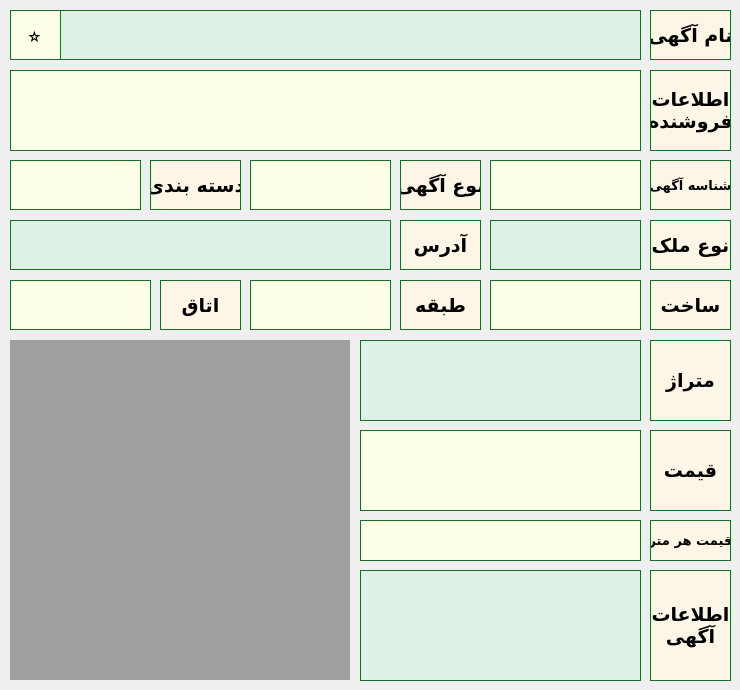
    <widget class="QWidget" name="page_detail_ad">
     <widget class="QLabel" name="label_41">
      <property name="geometry">
       <rect>
        <x>650</x>
        <y>10</y>
        <width>81</width>
        <height>50</height>
       </rect>
      </property>
      <property name="font">
       <font>
        <family>B Nazanin</family>
        <pointsize>14</pointsize>
        <weight>75</weight>
        <bold>true</bold>
       </font>
      </property>
      <property name="layoutDirection">
       <enum>Qt::RightToLeft</enum>
      </property>
      <property name="styleSheet">
       <string notr="true">background-color: #FDF5E6; 
border: 1px solid #1C6B2B;</string>
      </property>
      <property name="text">
       <string>نام آگهی</string>
      </property>
      <property name="alignment">
       <set>Qt::AlignCenter</set>
      </property>
     </widget>
     <widget class="QLabel" name="label_43">
      <property name="geometry">
       <rect>
        <x>400</x>
        <y>160</y>
        <width>81</width>
        <height>50</height>
       </rect>
      </property>
      <property name="font">
       <font>
        <family>B Nazanin</family>
        <pointsize>14</pointsize>
        <weight>75</weight>
        <bold>true</bold>
       </font>
      </property>
      <property name="layoutDirection">
       <enum>Qt::RightToLeft</enum>
      </property>
      <property name="styleSheet">
       <string notr="true">background-color: #FDF5E6; 
border: 1px solid #1C6B2B;</string>
      </property>
      <property name="text">
       <string>نوع آگهی</string>
      </property>
      <property name="alignment">
       <set>Qt::AlignCenter</set>
      </property>
     </widget>
     <widget class="QLabel" name="label_44">
      <property name="geometry">
       <rect>
        <x>150</x>
        <y>160</y>
        <width>91</width>
        <height>50</height>
       </rect>
      </property>
      <property name="font">
       <font>
        <family>B Nazanin</family>
        <pointsize>14</pointsize>
        <weight>75</weight>
        <bold>true</bold>
       </font>
      </property>
      <property name="layoutDirection">
       <enum>Qt::RightToLeft</enum>
      </property>
      <property name="styleSheet">
       <string notr="true">background-color: #FDF5E6; 
border: 1px solid #1C6B2B;</string>
      </property>
      <property name="text">
       <string>دسته بندی</string>
      </property>
      <property name="alignment">
       <set>Qt::AlignCenter</set>
      </property>
     </widget>
     <widget class="QLabel" name="label_45">
      <property name="geometry">
       <rect>
        <x>650</x>
        <y>220</y>
        <width>81</width>
        <height>50</height>
       </rect>
      </property>
      <property name="font">
       <font>
        <family>B Nazanin</family>
        <pointsize>14</pointsize>
        <weight>75</weight>
        <bold>true</bold>
       </font>
      </property>
      <property name="layoutDirection">
       <enum>Qt::RightToLeft</enum>
      </property>
      <property name="styleSheet">
       <string notr="true">background-color: #FDF5E6; 
border: 1px solid #1C6B2B;</string>
      </property>
      <property name="text">
       <string>نوع ملک</string>
      </property>
      <property name="alignment">
       <set>Qt::AlignCenter</set>
      </property>
     </widget>
     <widget class="QLabel" name="label_53">
      <property name="geometry">
       <rect>
        <x>10</x>
        <y>10</y>
        <width>51</width>
        <height>50</height>
       </rect>
      </property>
      <property name="font">
       <font>
        <family>B Nazanin</family>
        <pointsize>14</pointsize>
        <weight>75</weight>
        <bold>true</bold>
       </font>
      </property>
      <property name="styleSheet">
       <string notr="true">background-color: #FDFFE6; 
border: 1px solid #1C6B2B;</string>
      </property>
      <property name="text">
       <string/>
      </property>
      <property name="alignment">
       <set>Qt::AlignLeading|Qt::AlignLeft|Qt::AlignVCenter</set>
      </property>
     </widget>
     <widget class="QLabel" name="label_ad_type">
      <property name="geometry">
       <rect>
        <x>250</x>
        <y>160</y>
        <width>141</width>
        <height>50</height>
       </rect>
      </property>
      <property name="font">
       <font>
        <family>B Nazanin</family>
        <pointsize>14</pointsize>
        <weight>75</weight>
        <bold>true</bold>
       </font>
      </property>
      <property name="styleSheet">
       <string notr="true">background-color: #FDFFE6; 
border: 1px solid #1C6B2B;</string>
      </property>
      <property name="text">
       <string/>
      </property>
      <property name="alignment">
       <set>Qt::AlignCenter</set>
      </property>
     </widget>
     <widget class="QLabel" name="label_ad_category">
      <property name="geometry">
       <rect>
        <x>10</x>
        <y>160</y>
        <width>131</width>
        <height>50</height>
       </rect>
      </property>
      <property name="font">
       <font>
        <family>B Nazanin</family>
        <pointsize>14</pointsize>
        <weight>75</weight>
        <bold>true</bold>
       </font>
      </property>
      <property name="styleSheet">
       <string notr="true">background-color: #FDFFE6; 
border: 1px solid #1C6B2B;</string>
      </property>
      <property name="text">
       <string/>
      </property>
      <property name="alignment">
       <set>Qt::AlignCenter</set>
      </property>
     </widget>
     <widget class="QLabel" name="label_ad_property_type">
      <property name="geometry">
       <rect>
        <x>490</x>
        <y>220</y>
        <width>151</width>
        <height>50</height>
       </rect>
      </property>
      <property name="font">
       <font>
        <family>B Nazanin</family>
        <pointsize>14</pointsize>
        <weight>75</weight>
        <bold>true</bold>
       </font>
      </property>
      <property name="styleSheet">
       <string notr="true">background-color: #DEF1E6; 
border: 1px solid #1C6B2B;</string>
      </property>
      <property name="text">
       <string/>
      </property>
      <property name="alignment">
       <set>Qt::AlignCenter</set>
      </property>
     </widget>
     <widget class="QLabel" name="label_ad_address">
      <property name="geometry">
       <rect>
        <x>10</x>
        <y>220</y>
        <width>381</width>
        <height>50</height>
       </rect>
      </property>
      <property name="font">
       <font>
        <family>B Nazanin</family>
        <pointsize>14</pointsize>
        <weight>75</weight>
        <bold>true</bold>
       </font>
      </property>
      <property name="styleSheet">
       <string notr="true">background-color: #DEF1E6; 
border: 1px solid #1C6B2B;</string>
      </property>
      <property name="text">
       <string/>
      </property>
      <property name="alignment">
       <set>Qt::AlignLeading|Qt::AlignLeft|Qt::AlignVCenter</set>
      </property>
     </widget>
     <widget class="QLabel" name="label_58">
      <property name="geometry">
       <rect>
        <x>400</x>
        <y>220</y>
        <width>81</width>
        <height>50</height>
       </rect>
      </property>
      <property name="font">
       <font>
        <family>B Nazanin</family>
        <pointsize>14</pointsize>
        <weight>75</weight>
        <bold>true</bold>
       </font>
      </property>
      <property name="layoutDirection">
       <enum>Qt::RightToLeft</enum>
      </property>
      <property name="styleSheet">
       <string notr="true">background-color: #FDF5E6; 
border: 1px solid #1C6B2B;</string>
      </property>
      <property name="text">
       <string>آدرس</string>
      </property>
      <property name="alignment">
       <set>Qt::AlignCenter</set>
      </property>
     </widget>
     <widget class="QLabel" name="label_59">
      <property name="geometry">
       <rect>
        <x>650</x>
        <y>340</y>
        <width>81</width>
        <height>81</height>
       </rect>
      </property>
      <property name="font">
       <font>
        <family>B Nazanin</family>
        <pointsize>14</pointsize>
        <weight>75</weight>
        <bold>true</bold>
       </font>
      </property>
      <property name="layoutDirection">
       <enum>Qt::RightToLeft</enum>
      </property>
      <property name="styleSheet">
       <string notr="true">background-color: #FDF5E6; 
border: 1px solid #1C6B2B;</string>
      </property>
      <property name="text">
       <string>متراژ</string>
      </property>
      <property name="alignment">
       <set>Qt::AlignCenter</set>
      </property>
     </widget>
     <widget class="QLabel" name="label_61">
      <property name="geometry">
       <rect>
        <x>650</x>
        <y>430</y>
        <width>81</width>
        <height>81</height>
       </rect>
      </property>
      <property name="font">
       <font>
        <family>B Nazanin</family>
        <pointsize>14</pointsize>
        <weight>75</weight>
        <bold>true</bold>
       </font>
      </property>
      <property name="layoutDirection">
       <enum>Qt::RightToLeft</enum>
      </property>
      <property name="styleSheet">
       <string notr="true">background-color: #FDF5E6; 
border: 1px solid #1C6B2B;</string>
      </property>
      <property name="text">
       <string>قیمت</string>
      </property>
      <property name="alignment">
       <set>Qt::AlignCenter</set>
      </property>
     </widget>
     <widget class="QLabel" name="label_ad_price">
      <property name="geometry">
       <rect>
        <x>360</x>
        <y>430</y>
        <width>281</width>
        <height>81</height>
       </rect>
      </property>
      <property name="font">
       <font>
        <family>B Nazanin</family>
        <pointsize>14</pointsize>
        <weight>75</weight>
        <bold>true</bold>
       </font>
      </property>
      <property name="styleSheet">
       <string notr="true">background-color: #FDFFE6; 
border: 1px solid #1C6B2B;</string>
      </property>
      <property name="text">
       <string/>
      </property>
      <property name="alignment">
       <set>Qt::AlignLeading|Qt::AlignLeft|Qt::AlignVCenter</set>
      </property>
      <property name="wordWrap">
       <bool>true</bool>
      </property>
     </widget>
     <widget class="QLabel" name="label_ad_meter">
      <property name="geometry">
       <rect>
        <x>360</x>
        <y>340</y>
        <width>281</width>
        <height>81</height>
       </rect>
      </property>
      <property name="font">
       <font>
        <family>B Nazanin</family>
        <pointsize>14</pointsize>
        <weight>75</weight>
        <bold>true</bold>
       </font>
      </property>
      <property name="styleSheet">
       <string notr="true">background-color: #DEF1E6; 
border: 1px solid #1C6B2B;</string>
      </property>
      <property name="text">
       <string/>
      </property>
      <property name="alignment">
       <set>Qt::AlignLeading|Qt::AlignLeft|Qt::AlignVCenter</set>
      </property>
      <property name="wordWrap">
       <bool>true</bool>
      </property>
     </widget>
     <widget class="QLabel" name="label_ad_pic">
      <property name="geometry">
       <rect>
        <x>10</x>
        <y>340</y>
        <width>340</width>
        <height>340</height>
       </rect>
      </property>
      <property name="styleSheet">
       <string notr="true">background-color: #A0A0A0;</string>
      </property>
      <property name="text">
       <string/>
      </property>
      <property name="scaledContents">
       <bool>true</bool>
      </property>
      <property name="alignment">
       <set>Qt::AlignCenter</set>
      </property>
     </widget>
     <widget class="QLabel" name="label_60">
      <property name="geometry">
       <rect>
        <x>650</x>
        <y>570</y>
        <width>81</width>
        <height>111</height>
       </rect>
      </property>
      <property name="font">
       <font>
        <family>B Nazanin</family>
        <pointsize>14</pointsize>
        <weight>75</weight>
        <bold>true</bold>
       </font>
      </property>
      <property name="layoutDirection">
       <enum>Qt::RightToLeft</enum>
      </property>
      <property name="styleSheet">
       <string notr="true">background-color: #FDF5E6; 
border: 1px solid #1C6B2B;</string>
      </property>
      <property name="text">
       <string>اطلاعات آگهی</string>
      </property>
      <property name="alignment">
       <set>Qt::AlignCenter</set>
      </property>
      <property name="wordWrap">
       <bool>true</bool>
      </property>
     </widget>
     <widget class="QLabel" name="label_ad_detail">
      <property name="geometry">
       <rect>
        <x>360</x>
        <y>570</y>
        <width>281</width>
        <height>111</height>
       </rect>
      </property>
      <property name="font">
       <font>
        <family>B Nazanin</family>
        <pointsize>14</pointsize>
        <weight>75</weight>
        <bold>true</bold>
       </font>
      </property>
      <property name="styleSheet">
       <string notr="true">background-color: #DEF1E6; 
border: 1px solid #1C6B2B;</string>
      </property>
      <property name="text">
       <string/>
      </property>
      <property name="alignment">
       <set>Qt::AlignLeading|Qt::AlignLeft|Qt::AlignVCenter</set>
      </property>
      <property name="wordWrap">
       <bool>true</bool>
      </property>
     </widget>
     <widget class="QLabel" name="label_46">
      <property name="geometry">
       <rect>
        <x>650</x>
        <y>280</y>
        <width>81</width>
        <height>50</height>
       </rect>
      </property>
      <property name="font">
       <font>
        <family>B Nazanin</family>
        <pointsize>14</pointsize>
        <weight>75</weight>
        <bold>true</bold>
       </font>
      </property>
      <property name="layoutDirection">
       <enum>Qt::RightToLeft</enum>
      </property>
      <property name="styleSheet">
       <string notr="true">background-color: #FDF5E6; 
border: 1px solid #1C6B2B;</string>
      </property>
      <property name="text">
       <string>ساخت</string>
      </property>
      <property name="alignment">
       <set>Qt::AlignCenter</set>
      </property>
     </widget>
     <widget class="QLabel" name="label_ad_build">
      <property name="geometry">
       <rect>
        <x>490</x>
        <y>280</y>
        <width>151</width>
        <height>50</height>
       </rect>
      </property>
      <property name="font">
       <font>
        <family>B Nazanin</family>
        <pointsize>14</pointsize>
        <weight>75</weight>
        <bold>true</bold>
       </font>
      </property>
      <property name="styleSheet">
       <string notr="true">background-color: #FDFFE6; 
border: 1px solid #1C6B2B;</string>
      </property>
      <property name="text">
       <string/>
      </property>
      <property name="alignment">
       <set>Qt::AlignCenter</set>
      </property>
     </widget>
     <widget class="QLabel" name="label_ad_room">
      <property name="geometry">
       <rect>
        <x>10</x>
        <y>280</y>
        <width>141</width>
        <height>50</height>
       </rect>
      </property>
      <property name="font">
       <font>
        <family>B Nazanin</family>
        <pointsize>14</pointsize>
        <weight>75</weight>
        <bold>true</bold>
       </font>
      </property>
      <property name="styleSheet">
       <string notr="true">background-color: #FDFFE6; 
border: 1px solid #1C6B2B;</string>
      </property>
      <property name="text">
       <string/>
      </property>
      <property name="alignment">
       <set>Qt::AlignCenter</set>
      </property>
     </widget>
     <widget class="QLabel" name="label_ad_floor">
      <property name="geometry">
       <rect>
        <x>250</x>
        <y>280</y>
        <width>141</width>
        <height>50</height>
       </rect>
      </property>
      <property name="font">
       <font>
        <family>B Nazanin</family>
        <pointsize>14</pointsize>
        <weight>75</weight>
        <bold>true</bold>
       </font>
      </property>
      <property name="styleSheet">
       <string notr="true">background-color: #FDFFE6; 
border: 1px solid #1C6B2B;</string>
      </property>
      <property name="text">
       <string/>
      </property>
      <property name="alignment">
       <set>Qt::AlignCenter</set>
      </property>
     </widget>
     <widget class="QLabel" name="label_48">
      <property name="geometry">
       <rect>
        <x>160</x>
        <y>280</y>
        <width>81</width>
        <height>50</height>
       </rect>
      </property>
      <property name="font">
       <font>
        <family>B Nazanin</family>
        <pointsize>14</pointsize>
        <weight>75</weight>
        <bold>true</bold>
       </font>
      </property>
      <property name="layoutDirection">
       <enum>Qt::RightToLeft</enum>
      </property>
      <property name="styleSheet">
       <string notr="true">background-color: #FDF5E6; 
border: 1px solid #1C6B2B;</string>
      </property>
      <property name="text">
       <string>اتاق</string>
      </property>
      <property name="alignment">
       <set>Qt::AlignCenter</set>
      </property>
     </widget>
     <widget class="QLabel" name="label_47">
      <property name="geometry">
       <rect>
        <x>400</x>
        <y>280</y>
        <width>81</width>
        <height>50</height>
       </rect>
      </property>
      <property name="font">
       <font>
        <family>B Nazanin</family>
        <pointsize>14</pointsize>
        <weight>75</weight>
        <bold>true</bold>
       </font>
      </property>
      <property name="layoutDirection">
       <enum>Qt::RightToLeft</enum>
      </property>
      <property name="styleSheet">
       <string notr="true">background-color: #FDF5E6; 
border: 1px solid #1C6B2B;</string>
      </property>
      <property name="text">
       <string>طبقه</string>
      </property>
      <property name="alignment">
       <set>Qt::AlignCenter</set>
      </property>
     </widget>
     <widget class="QLabel" name="label_mine">
      <property name="geometry">
       <rect>
        <x>11</x>
        <y>11</y>
        <width>49</width>
        <height>48</height>
       </rect>
      </property>
      <property name="font">
       <font>
        <family>B Nazanin</family>
        <pointsize>14</pointsize>
        <weight>75</weight>
        <bold>true</bold>
       </font>
      </property>
      <property name="cursor">
       <cursorShape>OpenHandCursor</cursorShape>
      </property>
      <property name="statusTip">
       <string>مالک آگهی خودتان هستید.</string>
      </property>
      <property name="layoutDirection">
       <enum>Qt::RightToLeft</enum>
      </property>
      <property name="styleSheet">
       <string notr="true">padding-bottom: 2px;
padding-left: 2px;</string>
      </property>
      <property name="text">
       <string>⭐️</string>
      </property>
      <property name="alignment">
       <set>Qt::AlignCenter</set>
      </property>
     </widget>
     <widget class="QLabel" name="label_ad_name">
      <property name="geometry">
       <rect>
        <x>60</x>
        <y>10</y>
        <width>581</width>
        <height>50</height>
       </rect>
      </property>
      <property name="font">
       <font>
        <family>B Nazanin</family>
        <pointsize>14</pointsize>
        <weight>75</weight>
        <bold>true</bold>
       </font>
      </property>
      <property name="styleSheet">
       <string notr="true">background-color: #DEF1E6; 
border: 1px solid #1C6B2B;</string>
      </property>
      <property name="text">
       <string/>
      </property>
      <property name="alignment">
       <set>Qt::AlignLeading|Qt::AlignLeft|Qt::AlignVCenter</set>
      </property>
     </widget>
     <widget class="QLabel" name="label_ad_id">
      <property name="geometry">
       <rect>
        <x>490</x>
        <y>160</y>
        <width>151</width>
        <height>50</height>
       </rect>
      </property>
      <property name="font">
       <font>
        <family>B Nazanin</family>
        <pointsize>14</pointsize>
        <weight>75</weight>
        <bold>true</bold>
       </font>
      </property>
      <property name="styleSheet">
       <string notr="true">background-color: #FDFFE6; 
border: 1px solid #1C6B2B;</string>
      </property>
      <property name="text">
       <string/>
      </property>
      <property name="alignment">
       <set>Qt::AlignCenter</set>
      </property>
     </widget>
     <widget class="QLabel" name="label_49">
      <property name="geometry">
       <rect>
        <x>650</x>
        <y>160</y>
        <width>81</width>
        <height>50</height>
       </rect>
      </property>
      <property name="font">
       <font>
        <family>B Nazanin</family>
        <pointsize>10</pointsize>
        <weight>75</weight>
        <bold>true</bold>
       </font>
      </property>
      <property name="layoutDirection">
       <enum>Qt::RightToLeft</enum>
      </property>
      <property name="styleSheet">
       <string notr="true">background-color: #FDF5E6; 
border: 1px solid #1C6B2B;</string>
      </property>
      <property name="text">
       <string>شناسه آگهی</string>
      </property>
      <property name="alignment">
       <set>Qt::AlignCenter</set>
      </property>
     </widget>
     <widget class="QLabel" name="label_70">
      <property name="geometry">
       <rect>
        <x>650</x>
        <y>70</y>
        <width>81</width>
        <height>81</height>
       </rect>
      </property>
      <property name="font">
       <font>
        <family>B Nazanin</family>
        <pointsize>14</pointsize>
        <weight>75</weight>
        <bold>true</bold>
       </font>
      </property>
      <property name="layoutDirection">
       <enum>Qt::RightToLeft</enum>
      </property>
      <property name="styleSheet">
       <string notr="true">background-color: #FDF5E6; 
border: 1px solid #1C6B2B;</string>
      </property>
      <property name="text">
       <string>اطلاعات فروشنده</string>
      </property>
      <property name="alignment">
       <set>Qt::AlignCenter</set>
      </property>
      <property name="wordWrap">
       <bool>true</bool>
      </property>
     </widget>
     <widget class="QLabel" name="label_ad_owner">
      <property name="geometry">
       <rect>
        <x>10</x>
        <y>70</y>
        <width>631</width>
        <height>81</height>
       </rect>
      </property>
      <property name="font">
       <font>
        <family>B Nazanin</family>
        <pointsize>14</pointsize>
        <weight>75</weight>
        <bold>true</bold>
       </font>
      </property>
      <property name="styleSheet">
       <string notr="true">background-color: #FDFFE6; 
border: 1px solid #1C6B2B;</string>
      </property>
      <property name="text">
       <string/>
      </property>
      <property name="alignment">
       <set>Qt::AlignLeading|Qt::AlignLeft|Qt::AlignVCenter</set>
      </property>
      <property name="wordWrap">
       <bool>true</bool>
      </property>
     </widget>
     <widget class="QLabel" name="label_62">
      <property name="geometry">
       <rect>
        <x>650</x>
        <y>520</y>
        <width>81</width>
        <height>41</height>
       </rect>
      </property>
      <property name="font">
       <font>
        <family>B Nazanin</family>
        <pointsize>10</pointsize>
        <weight>75</weight>
        <bold>true</bold>
       </font>
      </property>
      <property name="layoutDirection">
       <enum>Qt::RightToLeft</enum>
      </property>
      <property name="styleSheet">
       <string notr="true">background-color: #FDF5E6; 
border: 1px solid #1C6B2B;</string>
      </property>
      <property name="text">
       <string>قیمت هر متر</string>
      </property>
      <property name="alignment">
       <set>Qt::AlignCenter</set>
      </property>
     </widget>
     <widget class="QLabel" name="label_ad_price_per_meter">
      <property name="geometry">
       <rect>
        <x>360</x>
        <y>520</y>
        <width>281</width>
        <height>41</height>
       </rect>
      </property>
      <property name="font">
       <font>
        <family>B Nazanin</family>
        <pointsize>14</pointsize>
        <weight>75</weight>
        <bold>true</bold>
       </font>
      </property>
      <property name="styleSheet">
       <string notr="true">background-color: #FDFFE6; 
border: 1px solid #1C6B2B;</string>
      </property>
      <property name="text">
       <string/>
      </property>
      <property name="alignment">
       <set>Qt::AlignLeading|Qt::AlignLeft|Qt::AlignVCenter</set>
      </property>
      <property name="wordWrap">
       <bool>true</bool>
      </property>
     </widget>
     <zorder>label_41</zorder>
     <zorder>label_43</zorder>
     <zorder>label_44</zorder>
     <zorder>label_45</zorder>
     <zorder>label_53</zorder>
     <zorder>label_ad_type</zorder>
     <zorder>label_ad_category</zorder>
     <zorder>label_ad_property_type</zorder>
     <zorder>label_ad_address</zorder>
     <zorder>label_58</zorder>
     <zorder>label_59</zorder>
     <zorder>label_61</zorder>
     <zorder>label_ad_price</zorder>
     <zorder>label_ad_meter</zorder>
     <zorder>label_ad_pic</zorder>
     <zorder>label_60</zorder>
     <zorder>label_ad_detail</zorder>
     <zorder>label_46</zorder>
     <zorder>label_ad_build</zorder>
     <zorder>label_ad_room</zorder>
     <zorder>label_ad_floor</zorder>
     <zorder>label_48</zorder>
     <zorder>label_47</zorder>
     <zorder>label_ad_name</zorder>
     <zorder>label_mine</zorder>
     <zorder>label_ad_id</zorder>
     <zorder>label_49</zorder>
     <zorder>label_70</zorder>
     <zorder>label_ad_owner</zorder>
     <zorder>label_62</zorder>
     <zorder>label_ad_price_per_meter</zorder>
    </widget>
